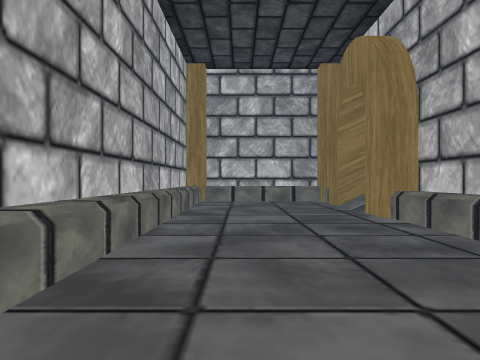
View 1 (above)

24 first-person views from a walk through a scene from a Unity 3-D project. The camera is 1.4 m above the floor, looks level and sees 70° across. The floor is counted in squares, 2 m on a side. Each view is taken from the middle of a square. On the plan, view 1 faces up. The plan holds only what a view shows up to about 11 squares ahead; the rest is blank. The place goes on beyond the plan.

View 2
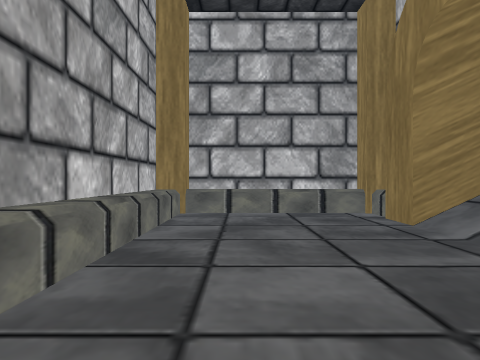

View 3
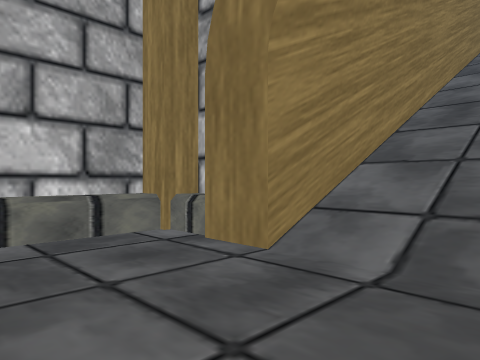

View 4
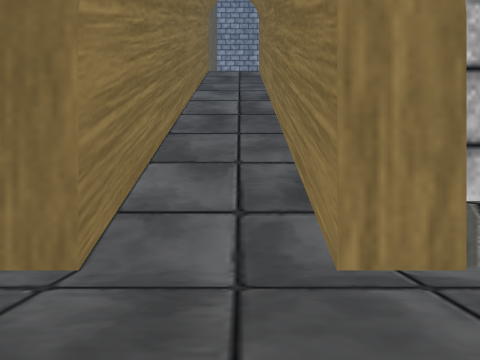

View 5
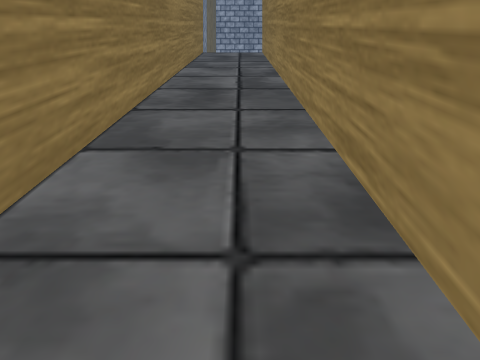

View 6
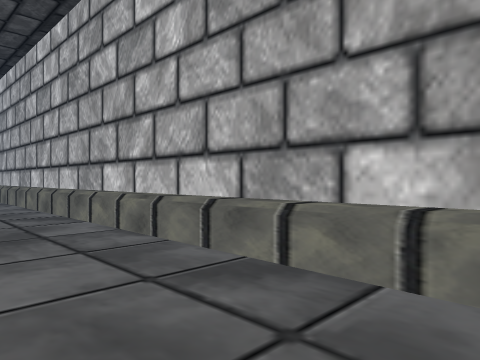

View 7
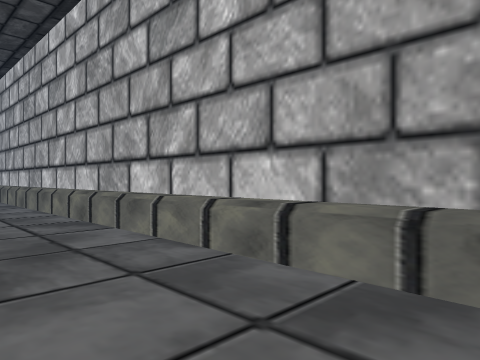

View 8
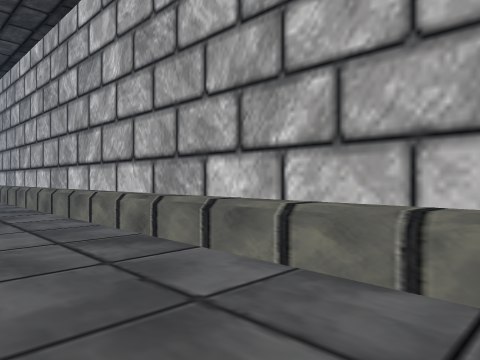

View 9
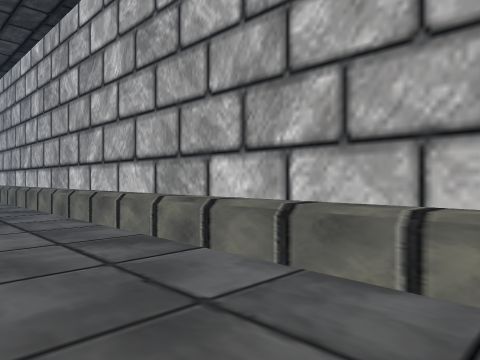

View 10
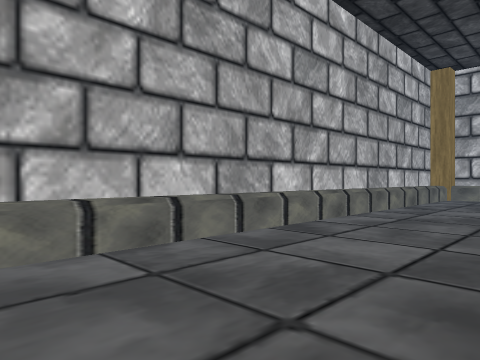

View 11
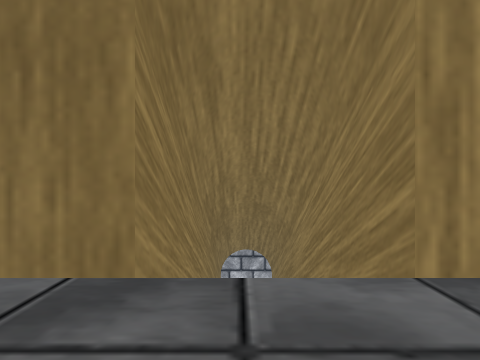

View 12
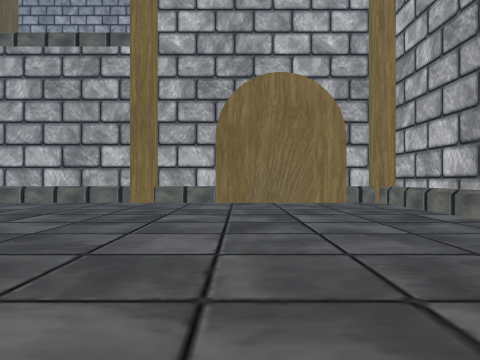

View 13
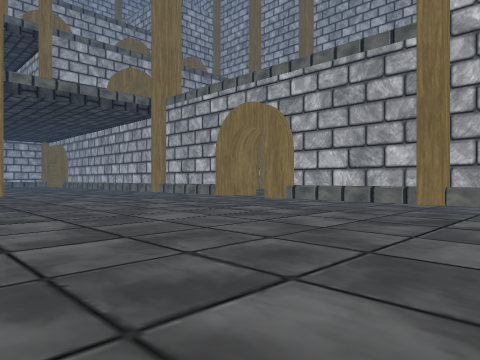

View 14
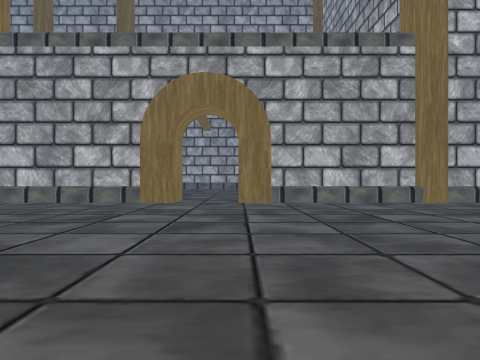

View 15
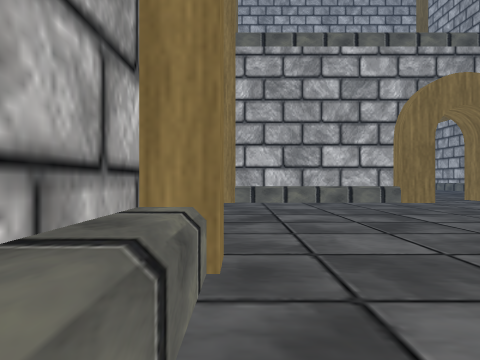

View 16
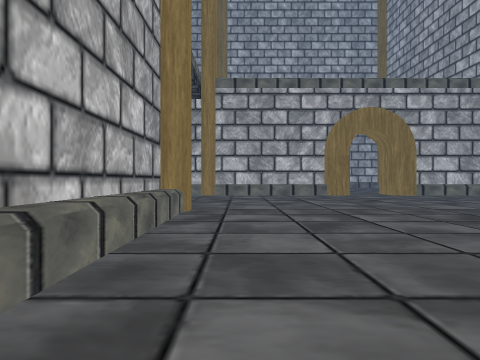

View 17
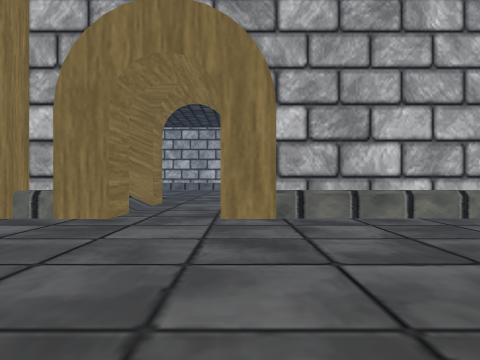

View 18
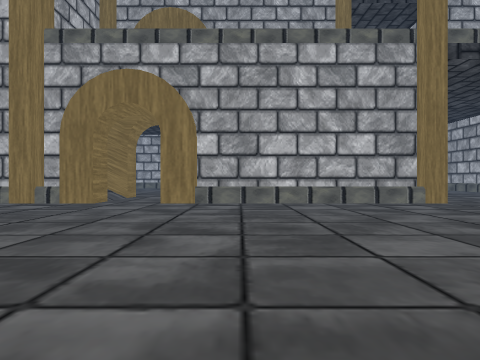

View 19
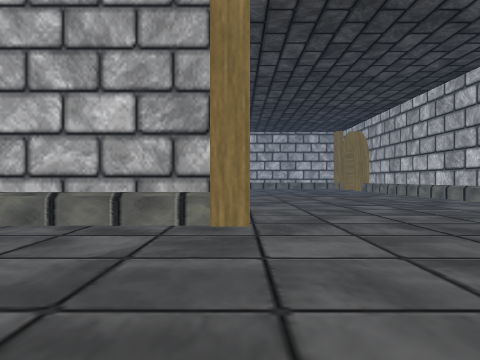

View 20
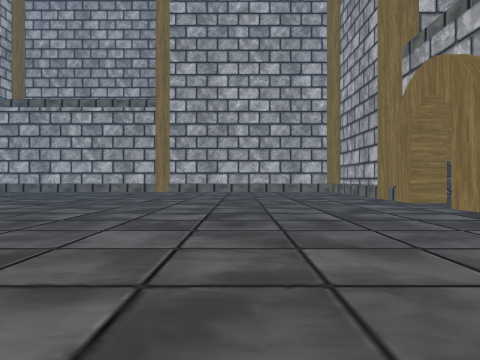

View 21
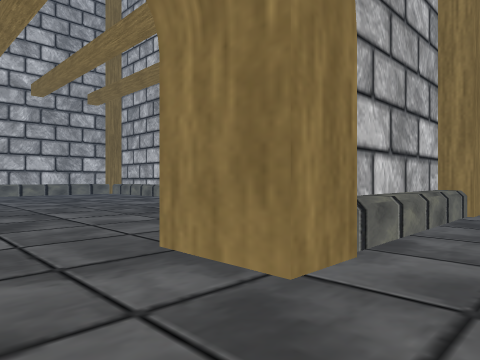

View 22
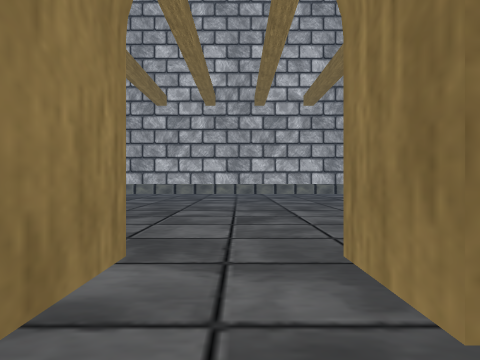

View 23
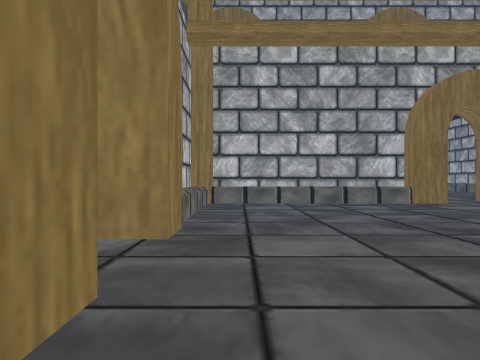

View 24
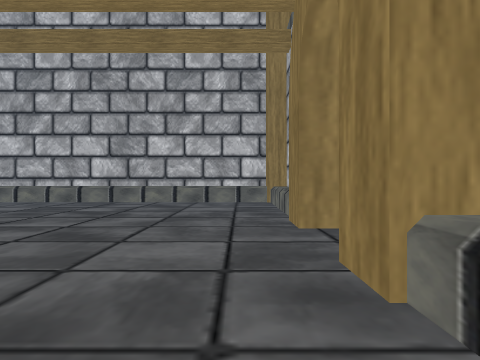

### Floor plan
Key: @ floor where view 1 was taken; # wall or solid block; . main floor; - floor 10 m lower than the main floor; / step, stairs or slope; ^ raised ledge.
Columns run from 2 left of view 1 to 32 right of it. Each row starts with its distance up from view 1.
 12 ######         ######
 11 #----#         #......
 10 #----###########.......
  9 #----///////////.........
  8 #----///////////..........
  7 #----###########...........
  6 #----#         #...........
  5 #----#         #...........
  4 #----^##########...........
  3 #---- ........^#..........
  2 #----  .......^#..........       ..
  1 #----  .......^#..........     ....
  0 #-@-- ........^#..........   ......
 -1 #----.........##..........  .......
 -2 #----.........##...................
 -3 #---  .............................
 -4 #---  ........##...................
 -5 #---  ........##...................
 -6 #---  ........^#...................
 -7 #---    ......^#...................
 -8 #--    .......^#...................
 -9 #---   .......^#...................
-10 #---  ........^#...................
-11 #---  .#^^^^^^#    ....^########..#
-12 #---              .....^        ../
-13 #--              ......^        ../
-14 #--              ......^        ..#
-15 #--             .......^        ..
-16 #--             .......

Positions as (right, up) in squares from view 1, and headings:
1: (0, 0), facing up
2: (0, 4), facing up
3: (0, 7), facing up-right
4: (0, 8), facing right
5: (2, 8), facing right
6: (1, 4), facing down-left
7: (1, -2), facing down-left
8: (1, -4), facing down-left
9: (1, -9), facing down-left
10: (2, -2), facing up-left
11: (16, 8), facing left
12: (24, 7), facing left
13: (24, 7), facing down-left
14: (24, -2), facing left
15: (24, -10), facing left
16: (29, -9), facing left
17: (29, -4), facing down
18: (27, 0), facing down
19: (21, -5), facing down
20: (21, -5), facing right
21: (15, -4), facing up-left
22: (15, -3), facing left
23: (11, 0), facing down
24: (11, -7), facing up
